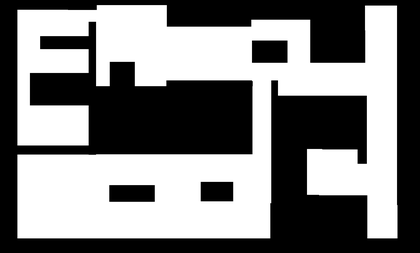
%> input picture layoutpf.png, 420 x 253 px, shrunk from 1810 x 1092 before the run
$ octave map.m   (GNU Octave 9; MATLAB toolbox functions it lacks are replaced by stand-ins)
%> lines starting %> are read from the running program, lines starting %| are printed output that depends on the picture; in (x1, y1, x2, y2) boxes, pixels count from 0 and x2, y2 are one past the last pixel; in counts of white or black regions, pixels touching at a corner belong together; the program's own positions count from 1

clc
clear


% importdata('maplayout.txt');
I = imread('layoutpf.png');
%> I is the input picture: size 253x420x3 uint8; min 0, max 255, mean 127.3

I = im2bw(I);
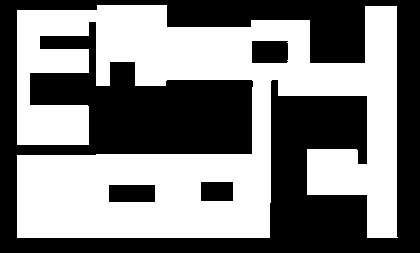
%> I: size 253x420 logical; 49.8% white; 1 white region, box (x1, y1, x2, y2) and area: (17, 5, 398, 238) 52947
%
% store(I);


% function[] = store (A)
x=[];
y=[];
fid = fopen('maplayout.txt','a')   ;
[r,c]=size(I);
%> r = 253; c = 420
for i=1:10:r
%    fprintf(fid,'%s','{');
   x=[x,i];
for j=1:10:c
   fprintf(fid,'%d',I(i,j));
   y=[y,i];
if j+10<c
fprintf(fid,'%s',',');

end

end
% fprintf(fid,'%s','}');
% fprintf(fid,'%s',',');

fprintf(fid,'\r\n');
end
%> after the loop, x = 26 values from 1 to 251; y = 1092 values from 1 to 251
fclose(fid);
% end
%
